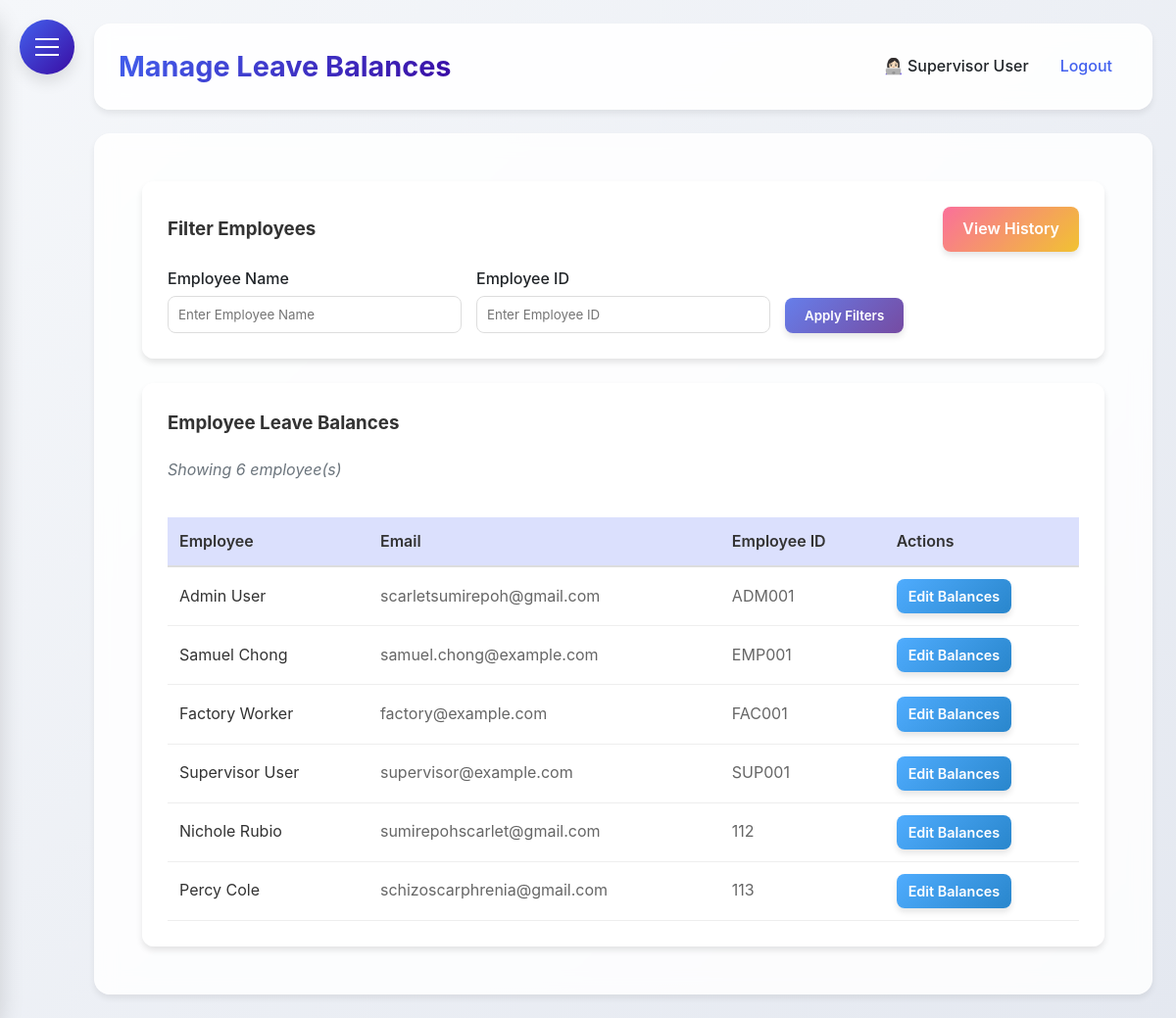
The app's page /manage_leave_balances (signed in) with its own data.
### HerculesSystem.py (models this page shows, shortened)
class Employee(UserMixin, db.Model):
    id = db.Column(db.Integer, primary_key=True)
    username = db.Column(db.String(80), unique=True, nullable=False)
    password = db.Column(db.String(120), nullable=False)
    full_name = db.Column(db.String(120), nullable=False)
    email = db.Column(db.String(120), unique=True, nullable=False)
    nationality = db.Column(db.String(80), nullable=False)  # Added nationality
    employee_id = db.Column(db.String(80), unique=True, nullable=False)  # Added employee ID
    hire_date = db.Column(db.Date)
    is_admin = db.Column(db.Boolean, default=False)
    user_type = db.Column(db.String(20), default='employee')  # admin, supervisor, office, factory
    last_clock_in = db.Column(db.DateTime)
    last_clock_out = db.Column(db.DateTime)
    last_lunch_start = db.Column(db.DateTime)
    last_lunch_end = db.Column(db.DateTime)
    leave_balances = db.relationship('LeaveBalance', backref='employee_balance', lazy=True)

### HerculesSystem.py (the view)
@app.route('/manage_leave_balances')
@login_required
def manage_leave_balances():
    if current_user.user_type not in ['admin', 'supervisor']:
        flash('You do not have permission to manage leave balances.', 'danger')
        return redirect(url_for('leaves'))
    employee_name = request.args.get('employee_name', '').strip()
    employee_id_search = request.args.get('employee_id_search', '').strip()
    query = Employee.query
    if employee_name:
        query = query.filter(Employee.full_name.ilike(f'%{employee_name}%'))
    if employee_id_search:
        query = query.filter(Employee.employee_id.ilike(f'%{employee_id_search}%'))
    employees = query.all()
    return render_template('manage_leave_balances.html', employees=employees)

### HerculesSystem.py (called while the page is built)
@app.after_request
def add_security_headers(response):
    response.headers['Permissions-Policy'] = 'geolocation=()'
    return response

@login_manager.user_loader
def load_user(user_id):
    return db.session.get(Employee, int(user_id))

@app.context_processor
def inject_now():
    return {'now': datetime.utcnow()}

@app.before_request
def before_request():
    if request.url.startswith('https://'):
        new_url = request.url.replace('https://', 'http://', 1)
        return redirect(new_url, code=301)

### templates/manage_leave_balances.html (shortened to what this page needs)
{% extends "base.html" %}
{% block content %}
<div class="dashboard-container">
    <div class="glass" style="padding: 25px; border-radius: 12px; margin-bottom: 25px;">
        <div style="display: flex; justify-content: space-between; align-items: center; margin-bottom: 15px;">
            <h3 style="margin: 0; color: #333;">Filter Employees</h3>
            <a href="{{ url_for('leave_balance_history') }}" class="btn" style="background: linear-gradient(135deg, #fa709a 0%, #f1c232 100%);">
                View History
            </a>
        </div>
        <form method="GET" action="{{ url_for('manage_leave_balances') }}">
            <div style="display: grid; grid-template-columns: repeat(auto-fit, minmax(200px, 1fr)); gap: 15px; align-items: end;">
                <div>
                    <label style="display: block; margin-bottom: 5px; font-weight: 500;">Employee Name</label>
                    <input type="text" name="employee_name" value="{{ request.args.get('employee_name', '') }}" style="width: 100%; padding: 10px; border-radius: 8px; border: 1px solid #ddd;" placeholder="Enter Employee Name">
                </div>
                <div>
                    <label style="display: block; margin-bottom: 5px; font-weight: 500;">Employee ID</label>
                    <input type="text" name="employee_id_search" value="{{ request.args.get('employee_id_search', '') }}" style="width: 100%; padding: 10px; border-radius: 8px; border: 1px solid #ddd;" placeholder="Enter Employee ID">
                </div>
                <div style="display: flex; gap: 10px;">
                    <button type="submit" class="btn" style="background: linear-gradient(135deg, #667eea 0%, #764ba2 100%);">
                        Apply Filters
                    </button>
                </div>
            </div>
        </form>
    </div>
    <div class="glass" style="padding: 25px; border-radius: 12px;">
        <h3 style="margin-bottom: 20px; color: #333;">Employee Leave Balances</h3>
        {% if employees %}
        <p style="margin-bottom: 15px; font-style: italic; color: #6c757d;">
            Showing {{ employees|length }} employee(s)
        </p>
        <div style="overflow-x: auto;">
            <table style="width: 100%; border-collapse: collapse;">
                <thead>
                    <tr style="background: rgba(67, 97, 238, 0.1);">
                        <th style="padding: 12px; text-align: left; border-bottom: 2px solid #ddd; font-weight: 600;">Employee</th>
                        <th style="padding: 12px; text-align: left; border-bottom: 2px solid #ddd; font-weight: 600;">Email</th>
                        <th style="padding: 12px; text-align: left; border-bottom: 2px solid #ddd; font-weight: 600;">Employee ID</th>
                        <th style="padding: 12px; text-align: left; border-bottom: 2px solid #ddd; font-weight: 600;">Actions</th>
                    </tr>
                </thead>
                <tbody>
                    {% for employee in employees %}
                    <tr>
                        <td style="padding: 12px; border-bottom: 1px solid #eee; color: #333;">{{ employee.full_name }}</td>
                        <td style="padding: 12px; border-bottom: 1px solid #eee; color: #666;">{{ employee.email }}</td>
                        <td style="padding: 12px; border-bottom: 1px solid #eee; color: #666;">{{ employee.employee_id }}</td>
                        <td style="padding: 12px; border-bottom: 1px solid #eee;">
                            <a href="{{ url_for('edit_leave_balance', employee_id=employee.id) }}"
                               class="btn btn-sm" style="background: linear-gradient(135deg, #4facfe 0%, #2986cc 100%);">
                                Edit Balances
                            </a>
                        </td>
                    </tr>
                    {% endfor %}
                </tbody>
            </table>
        </div>
        {% else %}
        <p style="text-align: center; color: #666; padding: 40px;">No employees found.</p>
        {% endif %}
    </div>
</div>
{% endblock %}

### templates/base.html (shortened to what this page needs)
<!DOCTYPE html>
<html lang="en">
<head>
</head>
<body>
    <div class="hamburger-menu" id="hamburgerMenu">
        <span></span>
    </div>
    <div class="main-content" id="mainContent">
        <div class="header">
            <h1>{% block header %}Hercules HR{% endblock %}</h1>
            <div class="user-info">
                {% if current_user.is_authenticated %}
                <span>👩🏻‍💻 {{ current_user.full_name }}</span>
                <a href="{{ url_for('logout') }}">Logout</a>
                {% else %}
                <a href="{{ url_for('login') }}">Login</a>
                {% endif %}
            </div>
        </div>
        <div class="content">
            {% block content %}{% endblock %}
        </div>
    </div>
</body>
</html>

### templates/base.html (style rules this page uses)
:root { --primary: #4361ee; --secondary: #3a0ca3; --accent: #7209b7; --success: #4cc9f0; --danger: #f72585; --warning: #fca311; --info: #4895ef; --light: #f8f9fa; --dark: #212529; --gray: #6c757d; --gradient-primary: linear-gradient(135deg, #4361ee, #3a0ca3); --gradient-accent: linear-gradient(135deg, #7209b7, #f72585); --shadow-sm: 0 4px 6px rgba(0, 0, 0, 0.07); --shadow-md: 0 8px 15px rgba(0, 0, 0, 0.1); --shadow-lg: 0 15px 25px rgba(0, 0, 0, 0.15); --border-radius: 12px; --border-radius-lg: 16px; --border-radius-xl: 20px; --sidebar-radius: 20px; }
* { margin: 0; padding: 0; box-sizing: border-box; font-family: 'Inter', 'Segoe UI', system-ui, -apple-system, sans-serif; }
body { display: flex; min-height: 100vh; background: linear-gradient(135deg, #f5f7fa 0%, #e4e8f0 100%); color: var(--dark); line-height: 1.6; }
.glass { background: rgba(255, 255, 255, 0.85); backdrop-filter: blur(10px); border-radius: var(--border-radius); border: 1px solid rgba(255, 255, 255, 0.2); box-shadow: var(--shadow-sm); }
.hamburger-menu { position: fixed; top: 20px; left: 20px; z-index: 1000; cursor: pointer; background: var(--gradient-primary); border-radius: 50%; width: 56px; height: 56px; display: flex; align-items: center; justify-content: center; box-shadow: var(--shadow-md); transition: all 0.3s ease; }
.hamburger-menu span { display: block; width: 24px; height: 2px; background: #fff; position: relative; transition: all 0.3s cubic-bezier(0.4, 0, 0.2, 1); }
.hamburger-menu span:before, .hamburger-menu span:after { content: ''; position: absolute; width: 24px; height: 2px; background: #fff; transition: all 0.3s cubic-bezier(0.4, 0, 0.2, 1); }
.hamburger-menu span:before { top: -8px; }
.hamburger-menu span:after { top: 8px; }
.main-content { flex: 1; padding: 24px; margin-left: 0; transition: margin-left 0.3s cubic-bezier(0.4, 0, 0.2, 1); padding-left: 96px; }
.header { background: rgba(255, 255, 255, 0.9); backdrop-filter: blur(10px); padding: 20px 24px; border-radius: var(--border-radius-lg); box-shadow: var(--shadow-sm); display: flex; justify-content: space-between; align-items: center; margin-bottom: 24px; border: 1px solid rgba(255, 255, 255, 0.2); }
.header h1 { font-size: 1.8rem; font-weight: 700; background: var(--gradient-primary); -webkit-background-clip: text; background-clip: text; color: transparent; }
.user-info { display: flex; align-items: center; gap: 16px; }
.user-info span { color: var(--dark); font-weight: 500; }
.user-info a { color: var(--primary); text-decoration: none; font-weight: 500; transition: all 0.2s ease; padding: 8px 16px; border-radius: 8px; }
.content { background: rgba(255, 255, 255, 0.85); backdrop-filter: blur(10px); padding: 28px; border-radius: var(--border-radius-lg); box-shadow: var(--shadow-sm); border: 1px solid rgba(255, 255, 255, 0.2); }
.btn { display: inline-block; padding: 12px 24px; border-radius: var(--border-radius); text-decoration: none; font-weight: 600; transition: all 0.3s ease; border: none; cursor: pointer; box-shadow: var(--shadow-sm); }
.content { animation: fadeIn 0.4s ease-out; }

### templates/manage_leave_balances.html (style rules this page uses)
.dashboard-container { width: 100%; padding: 20px; }
.glass { background: rgba(255, 255, 255, 0.8); backdrop-filter: blur(10px); box-shadow: 0 4px 6px rgba(0, 0, 0, 0.1); }
.btn { display: inline-block; padding: 10px 20px; border-radius: 8px; text-decoration: none; font-weight: 600; transition: all 0.3s ease; color: white; box-shadow: 0 4px 6px rgba(0, 0, 0, 0.1); border: none; cursor: pointer; }
.btn-sm { padding: 6px 12px; font-size: 0.9rem; }
table { width: 100%; border-collapse: collapse; margin-top: 20px; }
th { background: rgba(67, 97, 238, 0.1); padding: 12px; text-align: left; border-bottom: 2px solid #ddd; font-weight: 600; color: #333; }
td { padding: 12px; border-bottom: 1px solid #eee; color: #666; }

### records on screen
Employee: full_name "Supervisor User", email "supervisor@example.com", employee_id "SUP001"
Employee: full_name "Admin User", email "scarletsumirepoh@gmail.com", employee_id "ADM001"
Employee: full_name "Samuel Chong", email "samuel.chong@example.com", employee_id "EMP001"
Employee: full_name "Factory Worker", email "factory@example.com", employee_id "FAC001"
Employee: full_name "Nichole Rubio", email "sumirepohscarlet@gmail.com", employee_id "112"
Employee: full_name "Percy Cole", email "schizoscarphrenia@gmail.com", employee_id "113"

### other values on screen
{{ employees|length }} "6"
